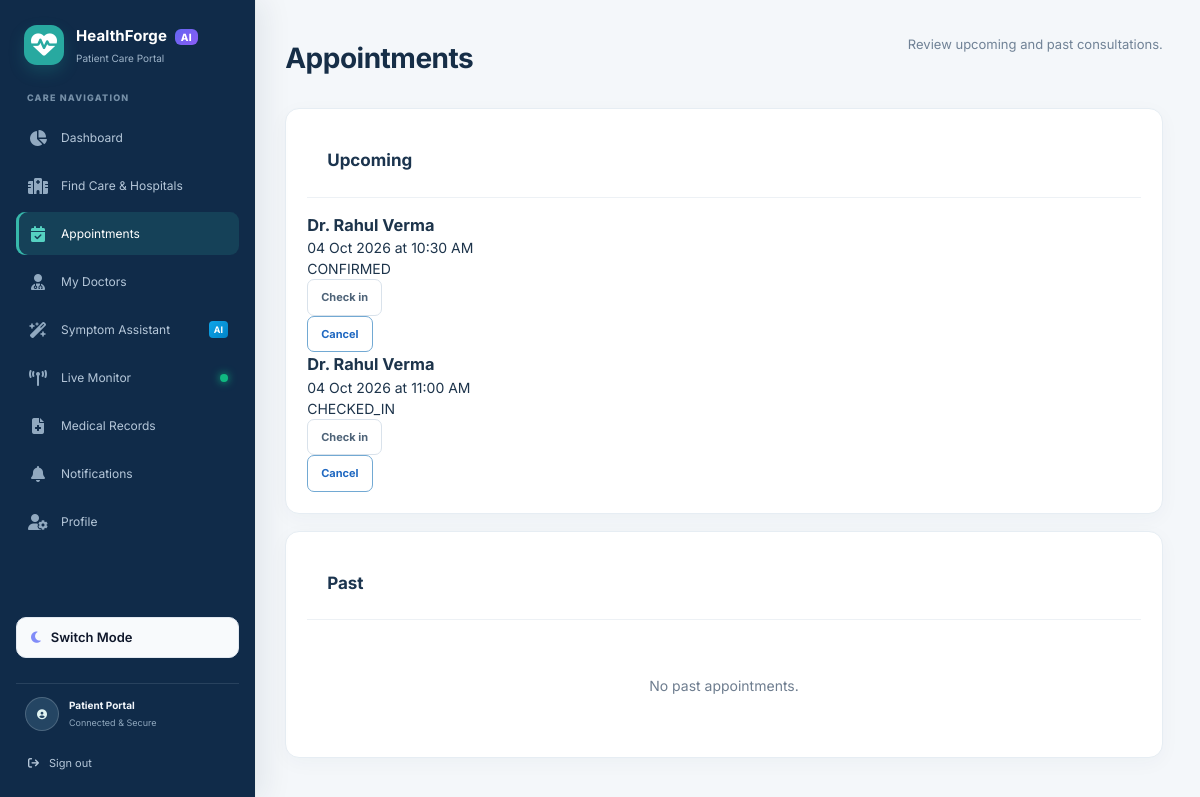
Screenshot of /appointments (signed in) with the database file from the repository.
### app/models/appointment.py (models this page shows, shortened)
class Appointment(db.Model):
    __tablename__ = "appointments"
    appointment_id = db.Column(db.Integer, primary_key=True)
    patient_id = db.Column(
        db.Integer,
        db.ForeignKey("patients.patient_id"),
        nullable=False,
        index=True,
    )
    doctor_id = db.Column(
        db.Integer,
        db.ForeignKey("doctors.doctor_id"),
        nullable=False,
        index=True,
    )
    hospital_id = db.Column(
        db.Integer,
        db.ForeignKey("hospitals.hospital_id"),
        nullable=False,
        index=True,
    )
    appointment_date = db.Column(db.Date, nullable=False, index=True)
    appointment_time = db.Column(db.String(20), nullable=False)
    consultation_type = db.Column(
        db.String(50),
        nullable=False,
        default=ConsultationType.IN_PERSON.value,
    )
    status = db.Column(
        db.String(30),
        nullable=False,
        default="PENDING",
    )
    reason = db.Column(db.Text, nullable=True)
    __table_args__ = (
        db.CheckConstraint(
            "status IN ('PENDING', 'SCHEDULED', 'CONFIRMED', 'CHECKED_IN', 'IN_CONSULTATION', 'COMPLETED', 'CANCELLED', 'NO_SHOW')",
            name="appointment_status_valid",
        ),
    )
    created_at = db.Column(
        db.DateTime,
        nullable=False,
        default=datetime.utcnow,
    )
    updated_at = db.Column(
        db.DateTime,
        nullable=False,
        default=datetime.utcnow,
        onupdate=datetime.utcnow,
    )
    patient = db.relationship("Patient", back_populates="appointments")
    doctor = db.relationship("Doctor", back_populates="appointments")
    hospital = db.relationship("Hospital", back_populates="appointments")
    queue_entry = db.relationship(
        "QueueEntry",
        back_populates="appointment",
        uselist=False,
        cascade="all, delete-orphan",
    )

### app/models/doctor.py (models this page shows)
class Doctor(db.Model):
    __tablename__ = "doctors"
    doctor_id = db.Column(db.Integer, primary_key=True)
    hospital_id = db.Column(
        db.Integer,
        db.ForeignKey("hospitals.hospital_id"),
        nullable=False,
        index=True,
    )
    name = db.Column(db.String(100), nullable=False)
    specialization = db.Column(db.String(100), nullable=True, default="General")
    status = db.Column(
        db.String(20),
        nullable=False,
        default="AVAILABLE",
        info={"validators": ["AVAILABLE", "BUSY", "OFFLINE", "ON_LEAVE"]},
    )
    experience = db.Column(db.Integer, nullable=True, default=0)
    qualification = db.Column(db.String(200), nullable=True)
    consultation_fee = db.Column(db.Integer, nullable=True)
    available_days = db.Column(db.String(100), nullable=True)
    timings = db.Column(db.String(100), nullable=True)
    rating = db.Column(db.Float, nullable=True, default=0.0)
    review_count = db.Column(db.Integer, nullable=False, default=0)
    __table_args__ = (
        db.CheckConstraint(
            "status IN ('AVAILABLE', 'BUSY', 'OFFLINE', 'ON_LEAVE')",
            name="doctor_status_valid",
        ),
    )
    hospital = db.relationship(
        "Hospital",
        back_populates="doctors",
    )
    appointments = db.relationship(
        "Appointment",
        back_populates="doctor",
    )
    availability = db.relationship(
        "DoctorAvailability",
        back_populates="doctor",
        cascade="all, delete-orphan",
    )
    queue_events = db.relationship(
        "QueueEvent",
        back_populates="doctor",
    )
    queue_entries = db.relationship(
        "QueueEntry",
        back_populates="doctor",
        cascade="all, delete-orphan",
    )
    medical_records = db.relationship(
        "MedicalRecord",
        back_populates="doctor",
    )
    ml_predictions = db.relationship(
        "MLPrediction",
        back_populates="doctor",
    )

### app/routes/appointments.py (the view)
@appointments_bp.route("/appointments")
def my_appointments():
    role = session.get("role")
    if not patient_required() and role not in {"doctor", "receptionist"}:
        return redirect(
            url_for("auth.login")
        )
    today = date.today()
    appointment_query = Appointment.query
    if role == "patient":
        appointment_query = appointment_query.filter(
            Appointment.patient_id == session["patient_id"]
        )
    elif role == "doctor":
        appointment_query = appointment_query.filter(
            Appointment.doctor_id == session["doctor_id"]
        )
    upcoming = appointment_query.filter(
        Appointment.appointment_date >= today,
        Appointment.status != "CANCELLED",
    ).order_by(
        Appointment.appointment_date.asc()
    ).all()
    past = appointment_query.filter(
        Appointment.appointment_date < today,
    ).order_by(
        Appointment.appointment_date.desc()
    ).all()
    return render_template(
        "appointments.html",
        upcoming=upcoming,
        past=past,
        staff_view=role in {"doctor", "receptionist"},
    )

### app/routes/appointments.py (called while the page is built)
def patient_required():
    return "patient_id" in session

### templates/appointments.html (shortened to what this page needs)
{% extends "base.html" %}
{% block content %}
<div class="page-header">
    <h1>Appointments</h1>
    <p>Review upcoming and past consultations.</p>
</div>
<section class="panel">
    <div class="panel-header">
        <h2>Upcoming</h2>
    </div>
    {% if upcoming %}
        {% for appointment in upcoming %}
        <div class="appointment-card">
            <div>
                <h3>{{ appointment.doctor.name if appointment.doctor else 'Doctor' }}</h3>
                <p>{{ appointment.appointment_date.strftime('%d %b %Y') }} at {{ appointment.appointment_time }}</p>
            </div>
            <div class="appointment-actions">
                <span class="status-badge">{{ appointment.status }}</span>
                {% if not staff_view|default(false) %}
                    <form method="POST" action="{{ url_for('appointments.update_appointment_status', appointment_id=appointment.appointment_id) }}">
                        <button type="submit" class="secondary-button">Check in</button>
                    </form>
                    <form method="POST" action="{{ url_for('appointments.cancel_appointment', appointment_id=appointment.appointment_id) }}">
                        <button type="submit" class="outline-button">Cancel</button>
                    </form>
                {% endif %}
            </div>
        </div>
        {% endfor %}
    {% else %}
        <div class="empty-state">No upcoming appointments.</div>
    {% endif %}
</section>
<section class="panel">
    <div class="panel-header">
        <h2>Past</h2>
    </div>
    {% if past %}
        {% for appointment in past %}
        <div class="appointment-card
after">
            <div>
                <h3>{{ appointment.doctor.name if appointment.doctor else 'Doctor' }}</h3>
                <p>{{ appointment.appointment_date.strftime('%d %b %Y') }} at {{ appointment.appointment_time }}</p>
                {% if staff_view|default(false) %}
                    <p>Patient: {{ appointment.patient.name if appointment.patient else 'Patient' }}</p>
                {% endif %}
            </div>
            <span class="status-badge muted">{{ appointment.status }}</span>
        </div>
        {% endfor %}
    {% else %}
        <div class="empty-state">No past appointments.</div>
    {% endif %}
</section>
{% endblock %}

### rows the page displays
Appointment: doctor "Dr. Rahul Verma", appointment_date "04 Oct 2026", appointment_time "10:30 AM", status "CONFIRMED"
Appointment: doctor "Dr. Rahul Verma", appointment_date "04 Oct 2026", appointment_time "11:00 AM", status "CHECKED_IN"
